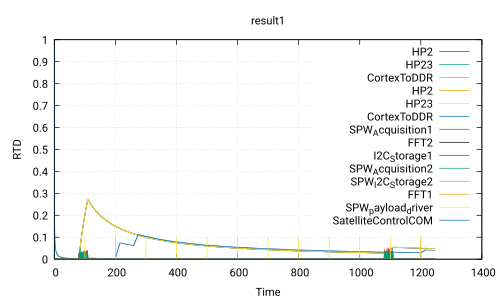

Reproduce this figure in gnuplot.
 set title 'result1'
 set ylabel 'RTD'
 set xlabel 'Time'
 set grid
 set term pdf
 set output 'Use_case_DoubleCamera_noSafety.ATIPPIC0.executable260.0_0.0.pdf'
 plot 'Use_case_DoubleCamera_noSafety.ATIPPIC0.executable260.0_0.0.csv' using 1:2 with lines title 'HP2','Use_case_DoubleCamera_noSafety.ATIPPIC0.executable260.0_0.0.csv' using 1:3 with lines title 'HP23','Use_case_DoubleCamera_noSafety.ATIPPIC0.executable260.0_0.0.csv' using 1:4 with lines title 'CortexToDDR','Use_case_DoubleCamera_noSafety.ATIPPIC0.executable260.0_0.0.csv' using 1:5 with lines title 'HP2','Use_case_DoubleCamera_noSafety.ATIPPIC0.executable260.0_0.0.csv' using 1:6 with lines title 'HP23','Use_case_DoubleCamera_noSafety.ATIPPIC0.executable260.0_0.0.csv' using 1:7 with lines title 'CortexToDDR','Use_case_DoubleCamera_noSafety.ATIPPIC0.executable260.0_0.0.csv' using 1:8 with lines title 'SPW_Acquisition1','Use_case_DoubleCamera_noSafety.ATIPPIC0.executable260.0_0.0.csv' using 1:9 with lines title 'FFT2','Use_case_DoubleCamera_noSafety.ATIPPIC0.executable260.0_0.0.csv' using 1:10 with lines title 'I2C_Storage1','Use_case_DoubleCamera_noSafety.ATIPPIC0.executable260.0_0.0.csv' using 1:11 with lines title 'SPW_Acquisition2','Use_case_DoubleCamera_noSafety.ATIPPIC0.executable260.0_0.0.csv' using 1:12 with lines title 'SPW_I2C_Storage2','Use_case_DoubleCamera_noSafety.ATIPPIC0.executable260.0_0.0.csv' using 1:13 with lines title 'FFT1','Use_case_DoubleCamera_noSafety.ATIPPIC0.executable260.0_0.0.csv' using 1:14 with lines title 'SPW_payload_driver','Use_case_DoubleCamera_noSafety.ATIPPIC0.executable260.0_0.0.csv' using 1:15 with lines title 'SatelliteControlCOM'
